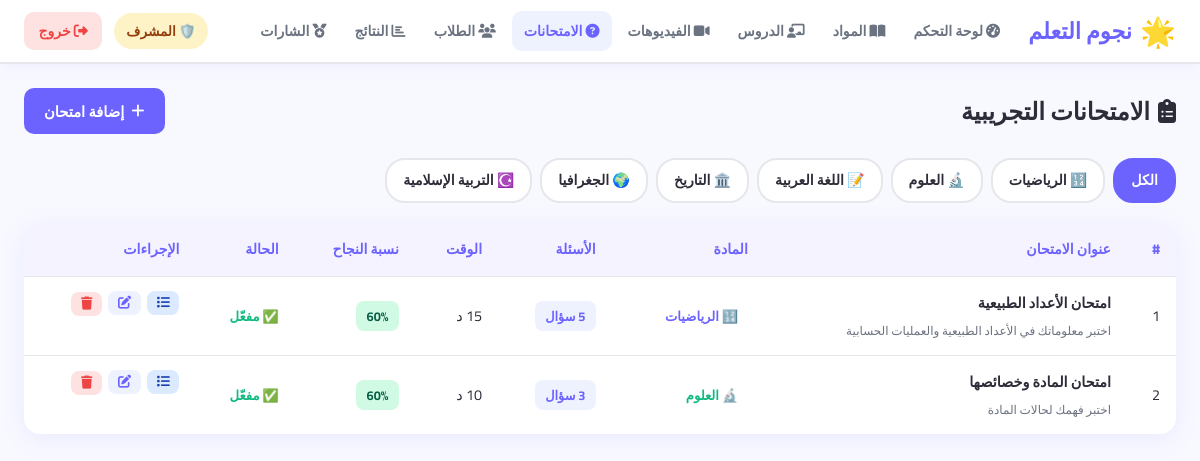
Screenshot of /admin/quizzes (signed in) with the database file from the repository.
### app/models.py (models this page shows, shortened)
class Subject(db.Model):
    __tablename__ = 'subjects'
    id          = db.Column(db.Integer, primary_key=True)
    name        = db.Column(db.String(100), nullable=False)
    name_ar     = db.Column(db.String(100))
    description = db.Column(db.Text)
    icon        = db.Column(db.String(10), default='📚')
    color       = db.Column(db.String(20), default='#4F46E5')
    bg_color    = db.Column(db.String(20), default='#EEF2FF')
    order       = db.Column(db.Integer, default=0)
    is_active   = db.Column(db.Boolean, default=True)
    created_at  = db.Column(db.DateTime, default=datetime.utcnow)
    lessons = db.relationship('Lesson', backref='subject', lazy='dynamic', cascade='all, delete-orphan')
    quizzes = db.relationship('Quiz',   backref='subject', lazy='dynamic', cascade='all, delete-orphan')
    videos  = db.relationship('Video',  backref='subject', lazy='dynamic', cascade='all, delete-orphan')

class Quiz(db.Model):
    __tablename__ = 'quizzes'
    id               = db.Column(db.Integer, primary_key=True)
    title            = db.Column(db.String(200), nullable=False)
    description      = db.Column(db.Text)
    subject_id       = db.Column(db.Integer, db.ForeignKey('subjects.id'), nullable=False)
    time_limit       = db.Column(db.Integer, default=0)
    pass_score       = db.Column(db.Integer, default=60)
    order            = db.Column(db.Integer, default=0)
    is_active        = db.Column(db.Boolean, default=True)
    show_answers     = db.Column(db.Boolean, default=True)   # show correct answers after submit
    shuffle_questions= db.Column(db.Boolean, default=False)  # randomize question order
    max_attempts     = db.Column(db.Integer, default=0)      # 0 = unlimited
    quiz_type        = db.Column(db.String(20), default='exam')  # exam | practice | game
    created_at       = db.Column(db.DateTime, default=datetime.utcnow)
    questions = db.relationship('Question',    backref='quiz', lazy='dynamic',
                                cascade='all, delete-orphan', order_by='Question.order')
    attempts  = db.relationship('QuizAttempt', backref='quiz', lazy='dynamic',
                                cascade='all, delete-orphan')
    def question_count(self): return self.questions.count()

### app/admin/routes.py (the view)
@admin.route('/quizzes')
@admin_required
def quizzes():
    sid = request.args.get('subject_id', type=int)
    q = Quiz.query
    if sid: q = q.filter_by(subject_id=sid)
    return render_template('admin/quizzes.html',
                           quizzes=q.order_by(Quiz.subject_id,Quiz.order).all(),
                           subjects=Subject.query.filter_by(is_active=True).all(), selected_subject=sid)

### app/admin/routes.py (called while the page is built)
def admin_required(f):
    @wraps(f)
    def decorated(*args, **kwargs):
        if not current_user.is_authenticated or not current_user.is_admin():
            flash('ليس لديك صلاحية الوصول', 'danger')
            return redirect(url_for('student.dashboard'))
        return f(*args, **kwargs)
    return login_required(decorated)

### app/models.py (called while the page is built)
@login_manager.user_loader
def load_user(user_id):
    return User.query.get(int(user_id))

    def is_admin(self):          return self.role == 'admin'

### templates/admin/quizzes.html (shortened to what this page needs)
{% extends "base.html" %}
{% block content %}
<div class="admin-page">
  <div class="admin-header">
    <h1><i class="fas fa-clipboard-list"></i> الامتحانات التجريبية</h1>
    <a href="{{ url_for('admin.add_quiz') }}" class="btn-add">
      <i class="fas fa-plus"></i> إضافة امتحان
    </a>
  </div>
  <div class="filter-bar">
    <a href="{{ url_for('admin.quizzes') }}" class="filter-btn {% if not selected_subject %}active{% endif %}">الكل</a>
    {% for s in subjects %}
    <a href="{{ url_for('admin.quizzes', subject_id=s.id) }}"
       class="filter-btn {% if selected_subject == s.id %}active{% endif %}">
      {{ s.icon }} {{ s.name_ar or s.name }}
    </a>
    {% endfor %}
  </div>
  <div class="admin-table-wrap">
    <table class="admin-table">
      <thead>
        <tr>
          <th>#</th>
          <th>عنوان الامتحان</th>
          <th>المادة</th>
          <th>الأسئلة</th>
          <th>الوقت</th>
          <th>نسبة النجاح</th>
          <th>الحالة</th>
          <th>الإجراءات</th>
        </tr>
      </thead>
      <tbody>
        {% for q in quizzes %}
        <tr>
          <td>{{ loop.index }}</td>
          <td>
            <strong>{{ q.title }}</strong>
            {% if q.description %}<br><small class="text-muted">{{ q.description[:60] }}</small>{% endif %}
          </td>
          <td>
            <span class="subject-tag" style="color:{{ q.subject.color }}">
              {{ q.subject.icon }} {{ q.subject.name_ar or q.subject.name }}
            </span>
          </td>
          <td>
            <span class="q-count-badge">{{ q.question_count() }} سؤال</span>
          </td>
          <td>{% if q.time_limit %}{{ q.time_limit }} د{% else %}—{% endif %}</td>
          <td><span class="pass-badge">{{ q.pass_score }}%</span></td>
          <td>
            <span class="status-dot {% if q.is_active %}active{% else %}inactive{% endif %}">
              {% if q.is_active %}✅ مفعّل{% else %}❌ معطّل{% endif %}
            </span>
          </td>
          <td class="actions-cell">
            <a href="{{ url_for('admin.quiz_questions', qid=q.id) }}" class="btn-view sm" title="الأسئلة">
              <i class="fas fa-list"></i>
            </a>
            <a href="{{ url_for('admin.edit_quiz', qid=q.id) }}" class="btn-edit sm">
              <i class="fas fa-edit"></i>
            </a>
            <form method="POST" action="{{ url_for('admin.delete_quiz', qid=q.id) }}"
                  style="display:inline" onsubmit="return confirm('حذف هذا الامتحان وأسئلته؟')">
              <button type="submit" class="btn-delete sm"><i class="fas fa-trash"></i></button>
            </form>
          </td>
        </tr>
        {% else %}
        <tr><td colspan="8" class="text-center">لا توجد امتحانات بعد</td></tr>
        {% endfor %}
      </tbody>
    </table>
  </div>
</div>
{% endblock %}

### app/static/css/style.css (style rules this page uses)
:root { --primary: #6C63FF; --primary-d: #5549E0; --secondary: #FF6584; --success: #10B981; --warning: #F59E0B; --danger: #EF4444; --info: #3B82F6; --dark: #1E1E2E; --text: #2D2D3A; --text-light: #6B7280; --border: #E5E7EB; --bg: #F8F9FF; --white: #FFFFFF; --nav-h: 64px; --radius: 16px; --shadow: 0 4px 24px rgba(108,99,255,.10); --shadow-lg: 0 8px 40px rgba(108,99,255,.18); --font: 'Cairo', 'Tajawal', sans-serif; }
*, *::before, *::after { box-sizing: border-box; margin: 0; padding: 0; }
html { scroll-behavior: smooth; }
body { font-family: var(--font); background: var(--bg); color: var(--text); direction: rtl; min-height: 100vh; }
a { text-decoration: none; color: inherit; }
button { cursor: pointer; font-family: var(--font); }
.filter-bar { display: flex; gap: .5rem; flex-wrap: wrap; margin-bottom: 1.25rem; }
.filter-btn { padding: .45rem 1rem; border-radius: 20px; font-weight: 700; font-size: .88rem; border: 2px solid var(--border); background: var(--white); transition: all .2s; }
.filter-btn.active { background: var(--primary); color: #fff; border-color: var(--primary); }
.admin-header { display: flex; align-items: center; justify-content: space-between; flex-wrap: wrap; gap: 1rem; margin-bottom: 1.5rem; }
.admin-header h1 { font-size: 1.5rem; font-weight: 900; display: flex; align-items: center; gap: .5rem; }
.admin-table-wrap { background: var(--white); border-radius: var(--radius); box-shadow: var(--shadow); overflow: hidden; }
.admin-table { width: 100%; border-collapse: collapse; font-size: .9rem; }
.admin-table thead tr { background: #F5F3FF; }
.admin-table th { padding: .85rem 1rem; text-align: right; font-weight: 800; font-size: .88rem; color: var(--primary); }
.admin-table td { padding: .75rem 1rem; border-top: 1px solid var(--border); vertical-align: middle; }
.actions-cell { display: flex; gap: .4rem; align-items: center; }
.text-muted { color: var(--text-light); }
.status-dot { font-size: .82rem; font-weight: 700; }
.status-dot.active { color: var(--success); }
.subject-tag { border-radius: 8px; padding: .2rem .6rem; font-size: .82rem; font-weight: 700; }
.diff-badge, .q-count-badge, .pass-badge, .pts-tag, .level-badge-sm { display: inline-block; padding: .2rem .65rem; border-radius: 8px; font-size: .8rem; font-weight: 700; }
.q-count-badge { background: #EEF2FF; color: var(--primary); }
.pass-badge { background: #D1FAE5; color: #065F46; }
.btn-add { display: flex; align-items: center; gap: .45rem; background: var(--primary); color: #fff; border-radius: 10px; padding: .6rem 1.25rem; font-weight: 700; font-size: .92rem; transition: background .2s, transform .15s; }
.btn-edit, .btn-view, .btn-delete, .btn-toggle, .btn-sm { display: inline-flex; align-items: center; justify-content: center; gap: .3rem; border-radius: 8px; padding: .45rem .85rem; font-weight: 700; font-size: .85rem; border: none; font-family: var(--font); transition: all .2s; }
.btn-edit { background: #EEF2FF; color: var(--primary); }
.btn-view { background: #DBEAFE; color: #1E40AF; }
.btn-delete { background: #FEE2E2; color: var(--danger); }
.btn-edit.sm, .btn-view.sm, .btn-delete.sm, .btn-toggle.sm { padding: .35rem .6rem; font-size: .82rem; }

### app/static/css/adhd.css (style rules this page uses)
:root { --adhd-bg: #F7F8FF; --adhd-surface: #FFFFFF; --adhd-primary: #6C63FF; --adhd-primary-s: #EEF2FF; --adhd-success: #10B981; --adhd-success-s: #D1FAE5; --adhd-warning: #F59E0B; --adhd-warning-s: #FEF3C7; --adhd-danger: #EF4444; --adhd-text: #1A1A2E; --adhd-muted: #64748B; --adhd-border: #E2E8F0; --adhd-shadow: 0 2px 16px rgba(108,99,255,.08); --adhd-shadow-lg: 0 8px 32px rgba(108,99,255,.15); --adhd-radius: 18px; --adhd-transition: .25s cubic-bezier(.4,0,.2,1); --streak-fire: #FF6B35; --streak-cold: #94A3B8; --xp-color: linear-gradient(90deg, #6C63FF, #A78BFA, #F472B6); --fs-sm: 14px; --fs-md: 16px; --fs-lg: 18px; --fs-xl: 22px; --fs-2xl: 28px; --fs-3xl: 36px; }

### rows the page displays
Subject: icon "🔢", name_ar "الرياضيات"
Subject: icon "🔬", name_ar "العلوم"
Subject: icon "📝", name_ar "اللغة العربية"
Subject: icon "🏛️", name_ar "التاريخ"
Subject: icon "🌍", name_ar "الجغرافيا"
Subject: icon "☪️", name_ar "التربية الإسلامية"
Quiz: title "امتحان الأعداد الطبيعية", description "اختبر معلوماتك في الأعداد الطبيعية والعمليات الحسابية", subject.icon "🔢", subject "الرياضيات", pass_score "60", is_active "✅ مفعّل"
Quiz: title "امتحان المادة وخصائصها", description "اختبر فهمك لحالات المادة", subject.icon "🔬", subject "العلوم", pass_score "60", is_active "✅ مفعّل"
